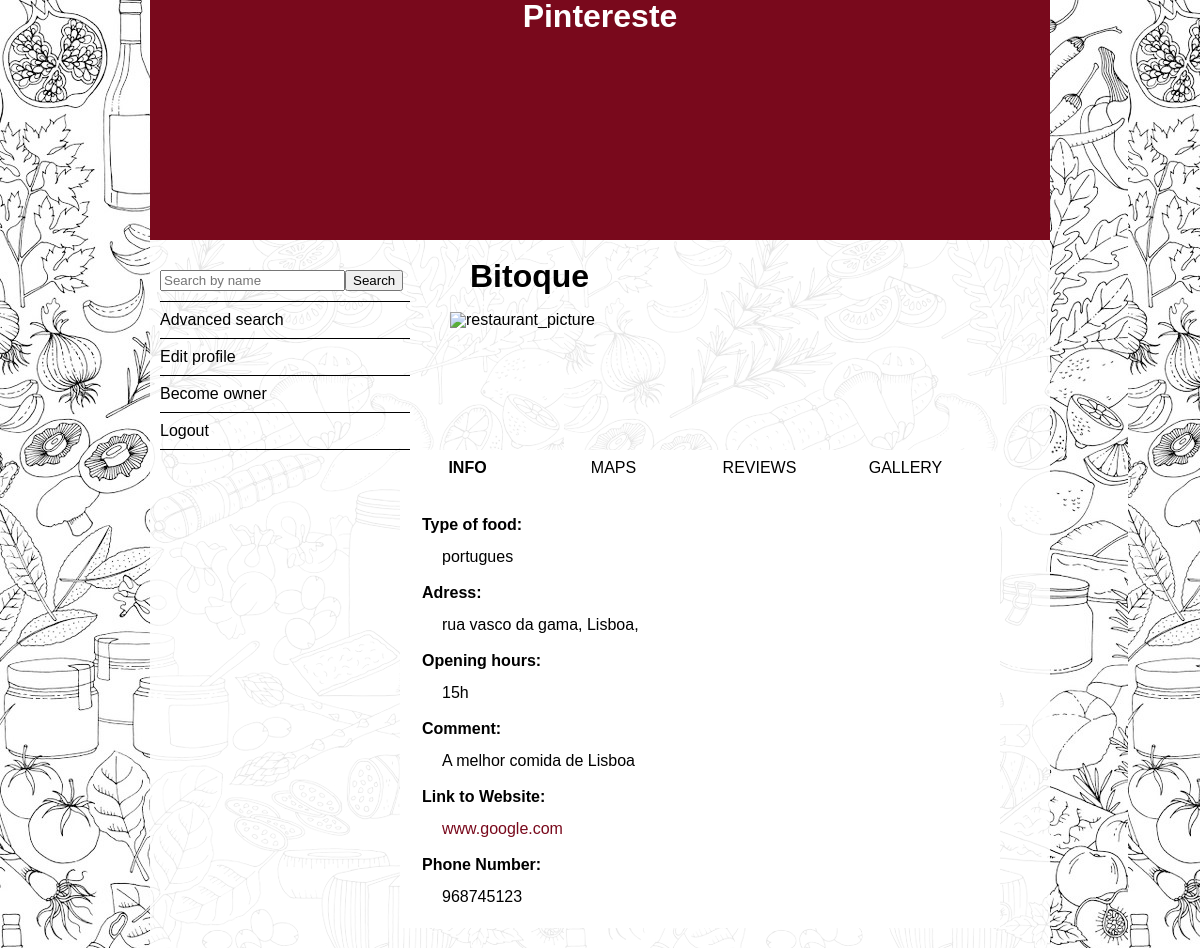
Page /public/restaurant.php?id=2 (signed in) on the committed database.
### tables this page shows
CREATE TABLE restaurant (
  id INTEGER PRIMARY KEY AUTOINCREMENT,
  name TEXT,
  rate INTEGER,
  street TEXT,
  number TEXT,
  city TEXT,
  postcode TEXT,
  opening_hours TEXT,
  link_to_website TEXT,
  type_of_food TEXT,
  comment TEXT,
  telephoneNumber TEXT
);

### public/restaurant.php (called while the page is built, shortened)
<?php
  include('../database/connection.php');
  include('../database/restaurant.php');
  include('../views/restaurant.php');
?>

### database/restaurant.php (called while the page is built, shortened)
<?php
    function getRestaurantById($id){
      global $dbh;
      $stm = $dbh->prepare('SELECT * FROM restaurant WHERE id = ?');
      $stm->execute(array($id));
      return $stm->fetch();
    }
 ?>

### templates/restaurant/restaurant_tabs/restaurant_info.php (the view, shortened to what this page needs)
<div id="restaurant_info" class="restaurant_tabs_active">
  <ul>
    <li><div>Type of food: </div>
      <br>
      <div><?=$restaurant['type_of_food']?></div></li>
    <li><div>Adress: </div>
      <br>
      <div><?=$restaurant['street'].', '.$restaurant['city'].', '.$restaurant['postcode'] ?></div></li>
    <li><div>Opening hours: </div>
      <br>
      <div><?=$restaurant['opening_hours']?></div></li>
    <li><div>Comment: </div>
      <br>
      <div><?=$restaurant['comment']?></div></li>
    <li><div>Link to Website: </div>
      <br>
      <div id="external_website"><a href="<?=$restaurant['link_to_website']?>"><?=$restaurant['link_to_website']?></a></div></li>
    <li><div>Phone Number: </div>
      <br>
      <div><?=$restaurant['telephoneNumber']?></div></li>
  </ul>
</div>

### templates/restaurant/restaurant_above_tabs.php
<div id="restaurant_above_tabs">
  <div id="restaurant_name">
    <h1><?= $restaurant['name'] ?></h1>
  </div>
  <div id="restaurant_picture">
   <img src="../pics/restaurant_example_2.png" alt="restaurant_picture" width="400" height="200">
  </div>
</div>

### css/style_1.css (style rules this page uses)
body { background-image: url('../pics/background_1_opacity4.jpg'); background-repeat: repeat; width: 900px; margin: 0px auto; font-family: verdana, sans-serif; background-attachment: fixed; }
#external_website a { color: #79091C; text-decoration: none; font-weight: 100; }
#restaurant_above_tabs { margin-left: 300px; }
#restaurant_name { padding: 20px; }
#restaurant_picture { margin-bottom: 20px; align: center; }
.restaurant_tabs_content, .restaurant_tabs_active { border: 1px solid white; clear: left; display: block; margin-bottom: 20px; height: 400px; padding: 20px; }
#restaurant_info li { padding: 10px 0; }
#restaurant_info div:first-of-type { font-weight:600; }
#restaurant_info div:last-of-type { padding: 0px 20px; }

### css/style_small_screen.css (style rules this page uses)
body { background-image: url('../pics/background_1_opacity4.jpg'); background-attachment: fixed; margin: 0 0; font-family: verdana, sans-serif; width: 100vw; }
#external_website a { color: #79091C; text-decoration: none; font-weight: 100; }
#restaurant_above_tabs { margin-left: 5vw; }
#restaurant_name { padding: 5vh 5vw; }
.restaurant_tabs_content, .restaurant_tabs_active { border-bottom: 0.1vh solid black; padding: 2vh 0; clear: left; display: block; }
#restaurant_info li div { padding: 1vh 5vw; }

### rows in the picture
restaurant: name "Bitoque", type_of_food "portugues", street "rua vasco da gama", city "Lisboa", opening_hours "15h", comment "A melhor comida de Lisboa", link_to_website "www.google.com", telephoneNumber "968745123"
